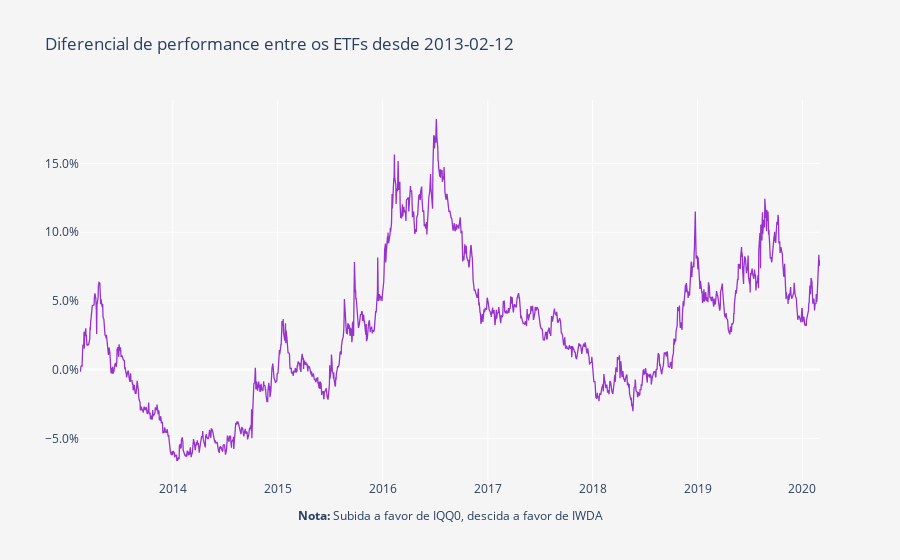

The notebook cell this image was saved under:
### Code cell
layout = go.Layout(
    title='Diferencial de performance entre os ETFs desde ' + Begin,
    plot_bgcolor='#f5f5f5',
    paper_bgcolor='#f5f5f5',
    xaxis=dict(
        title='<b>Nota:</b> Subida a favor de IQQ0, descida a favor de IWDA',
        showgrid=True,
        titlefont=dict(size=12),
    ),
    yaxis=dict(
        title='',
        showgrid=True,
        zeroline=True, # Adicionar ou não a zero line
        tickformat=".1%" # tickformat=".2%" se quiseres mais casas decimais
    ))

trace0 = go.Scatter(
    x = fundos.index,
    y = (round(((fundos.iloc[:, 1] / fundos.iloc[:, 0])- 1), 5)),
    name = 'Portfolio',
    line = dict(
        color = 'darkorchid',
        width = 1.3)
)

data = [trace0]
        
fig = go.Figure(data=data, layout=layout)
py.iplot(fig)

### Figure 1 — Plotly figure (JSON) as saved in the notebook; plotly's stock layout.template omitted (floating-point values rounded to 4 significant figures; data arrays with more than 128 entries replaced by an {"elided": "..."} marker saying what was removed)
{"data": [{"line": {"color": "darkorchid", "width": 1.3}, "name": "Portfolio", "type": "scatter", "x": {"elided": "1802 str values"}, "y": {"elided": "1802 float values"}}], "layout": {"autosize": true, "paper_bgcolor": "#f5f5f5", "plot_bgcolor": "#f5f5f5", "title": {"text": "Diferencial de performance entre os ETFs desde 2013-02-12"}, "xaxis": {"autorange": true, "range": ["2013-02-12", "2020-03-02"], "showgrid": true, "title": {"font": {"size": 12}, "text": "<b>Nota:</b> Subida a favor de IQQ0, descida a favor de IWDA"}, "type": "date"}, "yaxis": {"autorange": true, "range": [-0.08033, 0.1962], "showgrid": true, "tickformat": ".1%", "title": {"text": ""}, "type": "linear", "zeroline": true}}}
